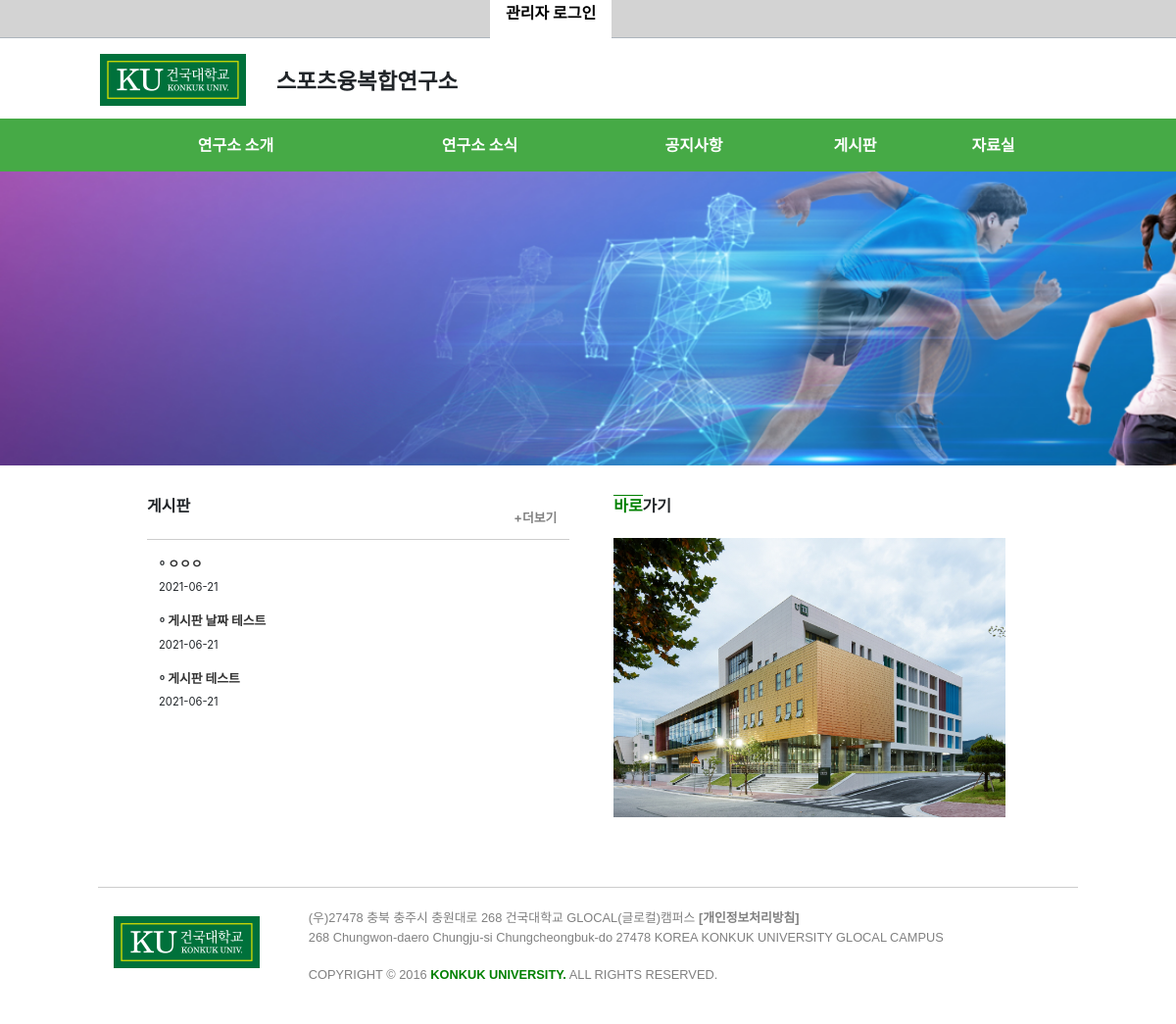
/, run on an earlier commit of the app's database.
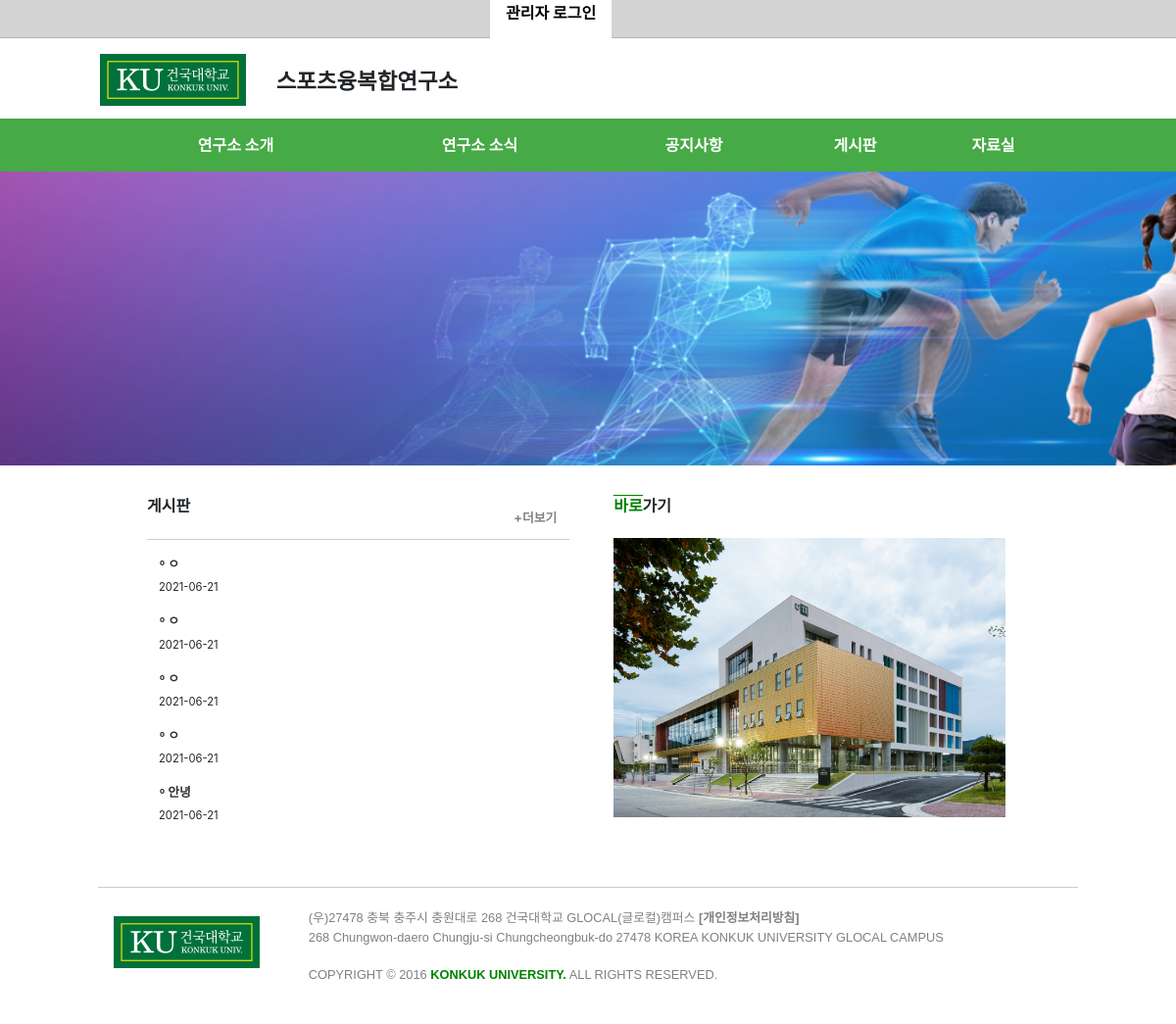
And on a later commit of the database.
### board/models.py (models this page shows, shortened)
class Board(models.Model):
    title = models.TextField(max_length=40, null=True)
    content = models.TextField()
    user = models.ForeignKey(User, on_delete=models.DO_NOTHING, null=True)
    created_date = models.DateTimeField(auto_now_add=True)
    hit = models.PositiveIntegerField(default=0)

### home/views.py (the view)
# urls.py: path('', home, name="home"),
def home(request):
    board = Board.objects.all().order_by('-pk')[:5]
    return render(request, 'home.html', {'board': board})

### home/templates/home.html
{% extends 'base.html' %}
{% block content %}
<div class="home_container">
    <div class="content_container">
        <div class="mainbg"></div>
    </div>
    <div class="board_content_container">
        <div class="board">
            <span class="board_title"><h6 style="font-weight: bold; padding-bottom: 1em;">게시판</h6><a href="{% url 'board' %}" style="font-weight: bold;">+더보기</a></span>
            {% for list in board %}
                <li style="font-size: 0.8em; padding-top: 15px; padding-left: 10px; font-weight: bold;"><a href="{% url 'detail' list.pk %}" style="text-decoration: none; color: #333;">{{list.title}}</a><br></li>
                <span style="font-size: 0.7em; padding-left: 12px; padding-top: -10px;">{{list.created_date|date:"Y-m-d" }}</span><br>
            {% endfor %}
        </div>
        <div class="immediate" style="padding-left: 30px;">
            <span class="immediate_title"><h6 style="font-weight: bold; padding-bottom: 0.9em; "><span style="color:green; border-top:1px solid green;">바로</span>가기</h6></span>
            <div class="immediate_bg"></div>
        </div>
    </div>
</div>
{% endblock%}

What changed in the data, as far as the page shows it:
no longer on this page (row unchanged): Board: title "게시판 날짜 테스트", created_date "2021-06-21"
no longer on this page (row unchanged): Board: title "게시판 테스트", created_date "2021-06-21"
added Board: title "ㅇ", created_date "2021-06-21"
added Board: title "ㅇ", created_date "2021-06-21"
added Board: title "ㅇ", created_date "2021-06-21"
added Board: title "ㅇ", created_date "2021-06-21"
changed Board (number 5 of 5 on the later page): title "ㅇㅇㅇ" → "안녕"
